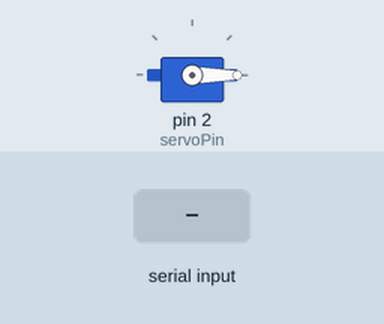
This sketch was run on a simulated Arduino Uno, built with avr-gcc and run on an emulated ATmega328P. Shown: servo. The inputs (shaded band) are chosen by the test bench.

Above: at 1.2 s.
1.3 s: byte 1 (1) received over Serial
At 2.4 s:
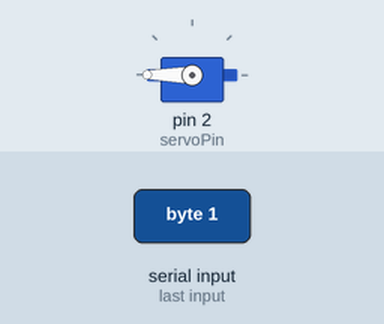
2.8 s: byte 2 (2) received over Serial
At 3.6 s:
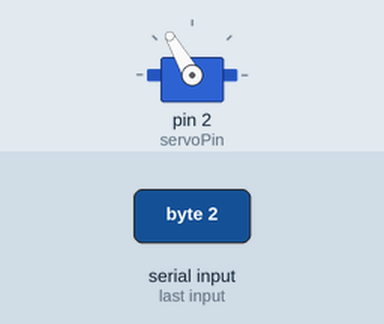
4.3 s: byte 3 (3) received over Serial
At 4.7 s:
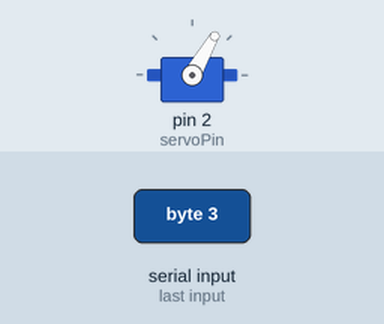
Timing chart, 0 to 7.3 s (numbered marks = the images above; inputs shaded):
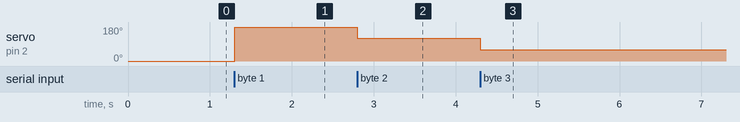

The sketch:

Servo_Control_Listener.ino
```cpp
#include <Servo.h>
Servo servo; // servo변수 정의
int servoPin = 2; // servoPin 변수 정의 & 핀번호 할당

int servoAngle = 0; // 서모보터 각도 변수 정의
void setup() {
  Serial.begin(9600);
  servo.attach(servoPin); //servo변수에게 제어핀 할당
}

void loop() {
  if(Serial.available() > 0) { // p5js => Arduino
    byte actionCode = Serial.read(); // 시리얼 데이터 읽기

    // 웹에서 보낸 값에 따라 서보모터 각도를 변경해 줍니다
    switch (actionCode) {
      case 1 :
        servoAngle = 180;
        break;
      case 2 :
        servoAngle = 120;
        break;
      case 3 :
        servoAngle = 60;
        break;
      case 4 :
        servoAngle = 0;
        break;
      default :
        break;
    }
  }
   servo.write(servoAngle); //서보모터 각도 변경
}
```

Measured:
- after the input at 1.3 s, servo on pin 2 (servoPin): 0° → 180° at once
- after the input at 2.8 s, servo on pin 2 (servoPin): 180° → 120° at once
- after the input at 4.3 s, servo on pin 2 (servoPin): 120° → 60° at once
